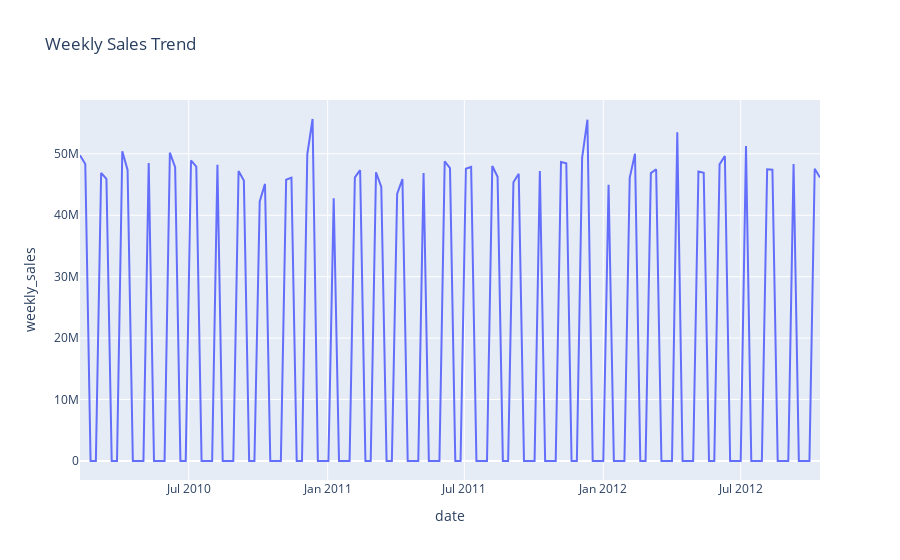
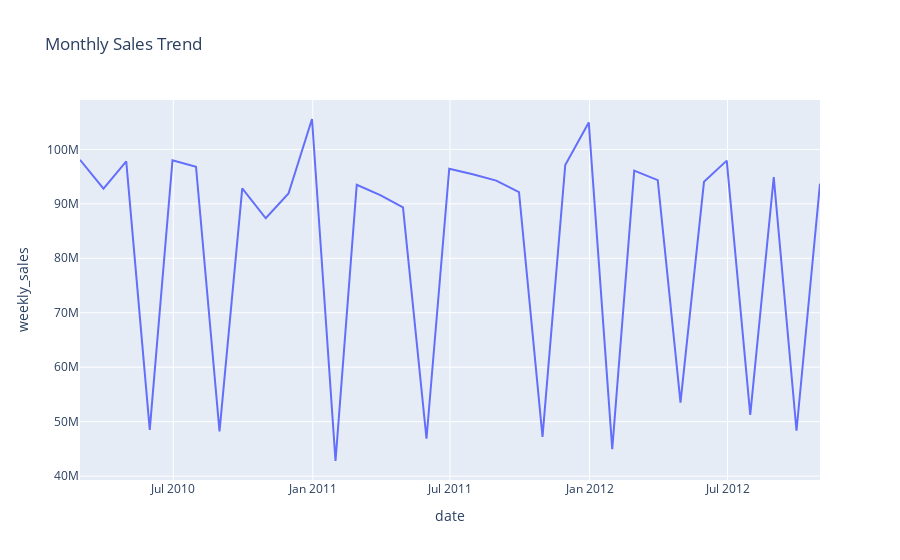

Here is the notebook cell these charts were saved with, in order:
### Markdown cell above
# Reactive EDA

### Code cell
import pandas as pd
import plotly.express as px

df = pd.read_csv("C:/Users/sajja/Downloads/Walmart_Sales/data/Processed/feature_engineered_sales.csv", parse_dates=['date'])
df = df.sort_values('date')

# Weekly trend
weekly = df.set_index('date').resample('W')['weekly_sales'].sum().reset_index()
fig_weekly = px.line(weekly, x='date', y='weekly_sales', title="Weekly Sales Trend")
fig_weekly.show()

# Monthly trend
monthly = df.set_index('date').resample('M')['weekly_sales'].sum().reset_index()
fig_monthly = px.line(monthly, x='date', y='weekly_sales', title="Monthly Sales Trend")
fig_monthly.show()

### Figure 1 — Plotly figure (JSON) as saved in the notebook; plotly's stock layout.template omitted (floating-point values rounded to 4 significant figures; data arrays with more than 128 entries replaced by an {"elided": "..."} marker saying what was removed)
{"data": [{"hovertemplate": "date=%{x}<br>weekly_sales=%{y}<extra></extra>", "legendgroup": "", "line": {"color": "#636efa", "dash": "solid"}, "marker": {"symbol": "circle"}, "mode": "lines", "name": "", "orientation": "v", "showlegend": false, "type": "scatter", "x": {"elided": "141 str values"}, "xaxis": "x", "y": {"elided": "141 float values"}, "yaxis": "y"}], "layout": {"legend": {"tracegroupgap": 0}, "title": {"text": "Weekly Sales Trend"}, "xaxis": {"anchor": "y", "domain": [0, 1], "title": {"text": "date"}}, "yaxis": {"anchor": "x", "domain": [0, 1], "title": {"text": "weekly_sales"}}}}

### Figure 2 — Plotly figure (JSON) as saved in the notebook; plotly's stock layout.template omitted (floating-point values rounded to 4 significant figures)
{"data": [{"hovertemplate": "date=%{x}<br>weekly_sales=%{y}<extra></extra>", "legendgroup": "", "line": {"color": "#636efa", "dash": "solid"}, "marker": {"symbol": "circle"}, "mode": "lines", "name": "", "orientation": "v", "showlegend": false, "type": "scatter", "x": ["2010-02-28T00:00:00.000000000", "2010-03-31T00:00:00.000000000", "2010-04-30T00:00:00.000000000", "2010-05-31T00:00:00.000000000", "2010-06-30T00:00:00.000000000", "2010-07-31T00:00:00.000000000", "2010-08-31T00:00:00.000000000", "2010-09-30T00:00:00.000000000", "2010-10-31T00:00:00.000000000", "2010-11-30T00:00:00.000000000", "2010-12-31T00:00:00.000000000", "2011-01-31T00:00:00.000000000", "2011-02-28T00:00:00.000000000", "2011-03-31T00:00:00.000000000", "2011-04-30T00:00:00.000000000", "2011-05-31T00:00:00.000000000", "2011-06-30T00:00:00.000000000", "2011-07-31T00:00:00.000000000", "2011-08-31T00:00:00.000000000", "2011-09-30T00:00:00.000000000", "2011-10-31T00:00:00.000000000", "2011-11-30T00:00:00.000000000", "2011-12-31T00:00:00.000000000", "2012-01-31T00:00:00.000000000", "2012-02-29T00:00:00.000000000", "2012-03-31T00:00:00.000000000", "2012-04-30T00:00:00.000000000", "2012-05-31T00:00:00.000000000", "2012-06-30T00:00:00.000000000", "2012-07-31T00:00:00.000000000", "2012-08-31T00:00:00.000000000", "2012-09-30T00:00:00.000000000", "2012-10-31T00:00:00.000000000"], "xaxis": "x", "y": [98090000.0, 92800000.0, 97790000.0, 48500000.0, 98020000.0, 96820000.0, 48200000.0, 92830000.0, 87340000.0, 91910000.0, 105600000.0, 42780000.0, 93490000.0, 91610000.0, 89350000.0, 46860000.0, 96440000.0, 95440000.0, 94270000.0, 92140000.0, 47210000.0, 97130000.0, 105000000.0, 44960000.0, 96100000.0, 94340000.0, 53500000.0, 94050000.0, 97930000.0, 51250000.0, 94890000.0, 48330000.0, 93700000.0], "yaxis": "y"}], "layout": {"legend": {"tracegroupgap": 0}, "title": {"text": "Monthly Sales Trend"}, "xaxis": {"anchor": "y", "domain": [0, 1], "title": {"text": "date"}}, "yaxis": {"anchor": "x", "domain": [0, 1], "title": {"text": "weekly_sales"}}}}
